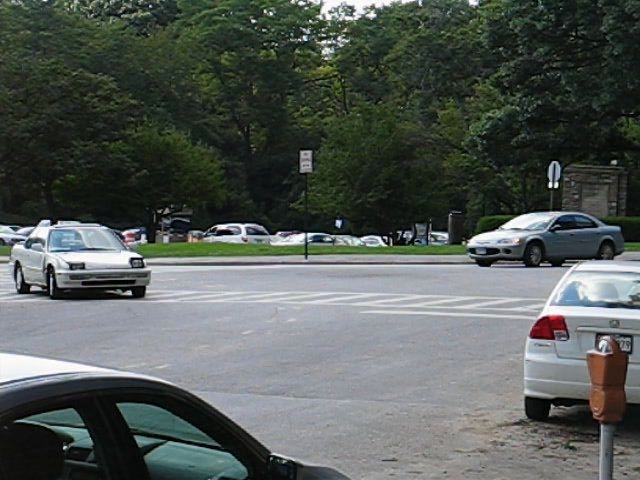
#> input picture frame 3 of hw3/cars5.avi, 640 x 480 px, given in place of SLIDE.avi, which was not available
$ jupyter execute hw3.ipynb   (text cells are left out)
#> lines starting #> are read from the running program, lines starting #| are printed output that depends on the picture; after the words box and inside, x2 and y2 are one past the last pixel; in counts of white or black regions, pixels touching at a corner belong together; pictures that were not available may be replaced by others from this repository, and a replacement may not be noted
[cell 1]
import cv2
import matplotlib
import matplotlib.pyplot as plt
import numpy as np
from scipy.linalg import null_space
from tqdm import tqdm_notebook as tqdm
from scipy.signal import convolve2d

[cell 2]
import platform
print("Python version: ", platform.python_version())
print("Numpy version: ", np.__version__)
import warnings
warnings.filterwarnings("ignore")

[cell 3]
def median_change_dection(name_file, k1, k2):
#> called with name_file = 'SLIDE.avi', k1 = 10, k2 = 20
    cap = cv2.VideoCapture(name_file)
    ret, frame = cap.read()
#> frame is the input picture: shape (480, 640, 3); mean B, G, R 87.4, 91, 84.7
    v_foreground = []
    k1_arr=np.zeros((k1,frame.shape[0],frame.shape[1],frame.shape[2]))
    counter_k1, counter_k2, th= 0 , 0, 0.15
    update=[]
    while cap.isOpened():
        ret, frame = cap.read()
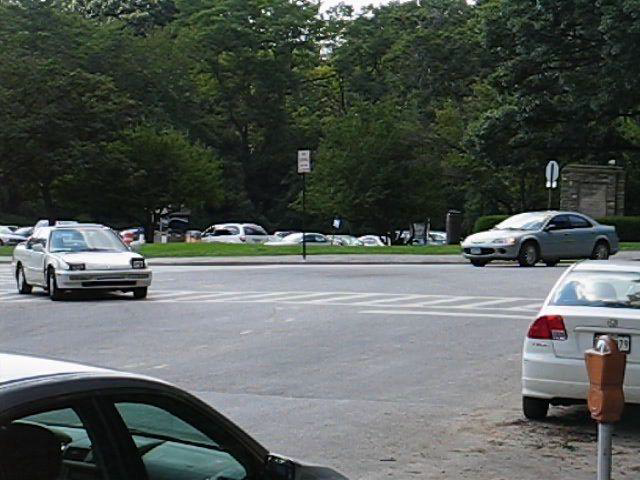
#> input picture frame 4 of hw3/cars5.avi, 640 x 480 px, given in place of SLIDE.avi, which was not available
#> frame is the input picture: shape (480, 640, 3); mean B, G, R 87.3, 90.9, 84.7
        if ret:
            if counter_k1!=k1 or counter_k1==0:
                k1_arr[counter_k1]=frame.copy()
            else:
                med_frame=np.median(k1_arr,axis=0)
                counter_k1=0
            if counter_k2%k2==0 and counter_k2>0:
                update=med_frame.copy()
            elif counter_k2<k2:
                update=frame.copy()
            L,H=update*(1-th),update*(1+th)
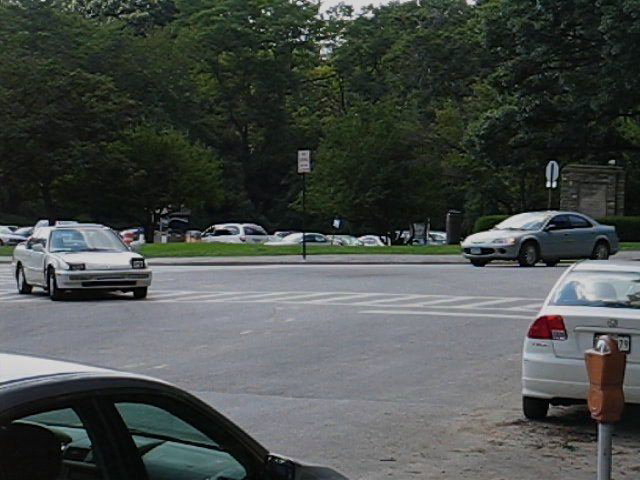
#> L: shape (480, 640, 3) float64; mean B, G, R 74.2, 77.3, 72
            log0=np.logical_and(frame[:,:,0]>=L[:,:,0],frame[:,:,0]<H[:,:,0])
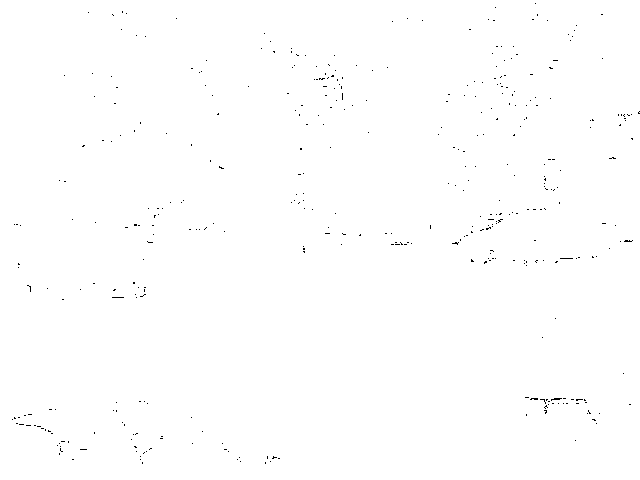
#> log0: shape (480, 640) bool; 99.7% white; black in thin lines or dots
            log1=np.logical_and(frame[:,:,1]>=L[:,:,1],frame[:,:,1]<H[:,:,1])
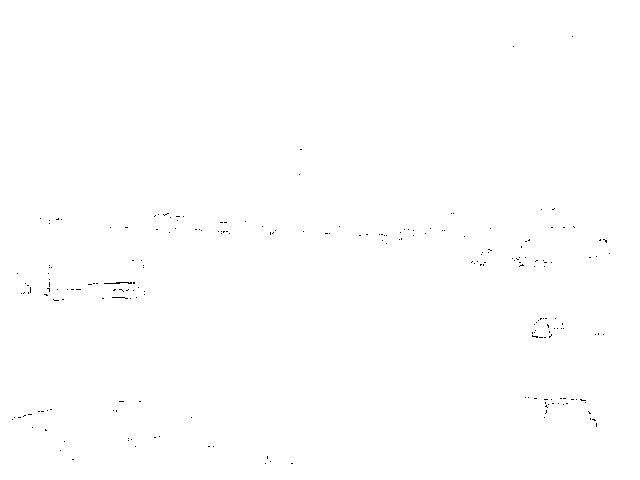
#> log1: shape (480, 640) bool; 99.8% white; black in thin lines or dots, all inside (x1, y1, x2, y2) = (12, 36, 610, 464)
            log2=np.logical_and(frame[:,:,2]>=L[:,:,2],frame[:,:,2]<H[:,:,2])
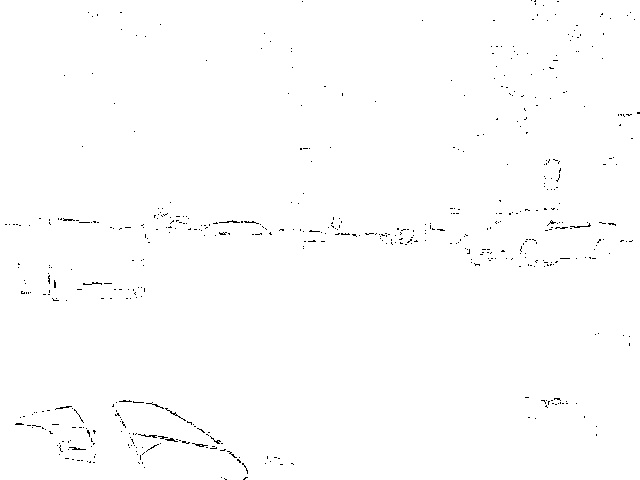
#> log2: shape (480, 640) bool; 99.4% white; black in thin lines or dots
            x,y=np.where(log0|log1|log2)
            frame[x,y,:]=0
#> frame: shape (480, 640, 3); every value is 0
            counter_k1+=1 ;counter_k2+=1
            v_foreground.append(frame.copy())
            cv2.imshow('frame', frame)
            cv2.waitKey(25)
        else:
            break
    cap.release()
    cv2.destroyAllWindows()
    return np.array(v_foreground)

$ run again, starting later in the video
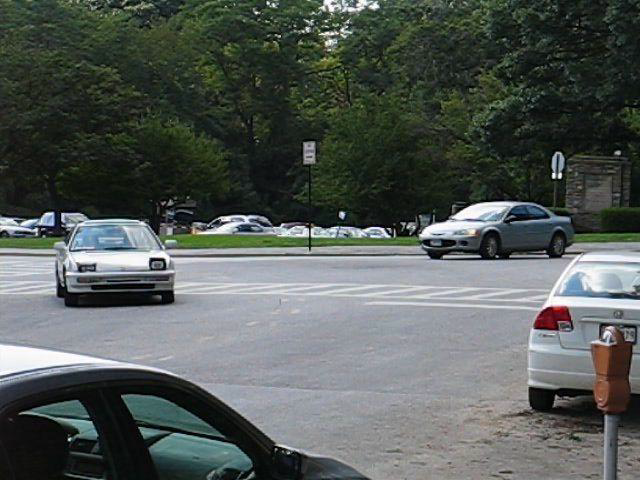
#> input picture frame 16 of hw3/cars5.avi, 640 x 480 px, given in place of SLIDE.avi, which was not available
#> in median_change_dection, frame is the input picture: shape (480, 640, 3); mean B, G, R 86.8, 90.3, 84
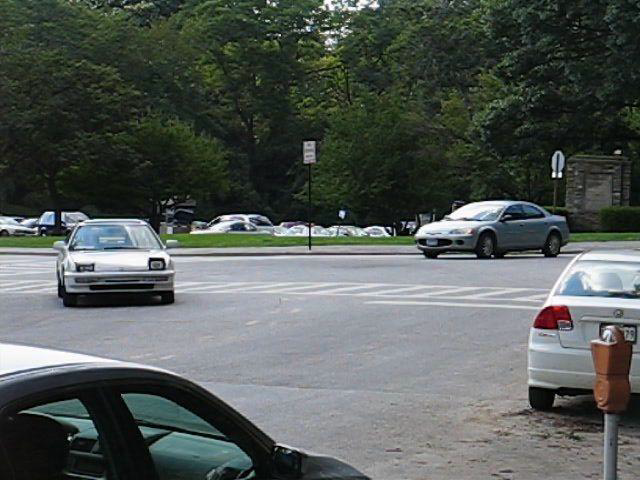
#> input picture frame 17 of hw3/cars5.avi, 640 x 480 px, given in place of SLIDE.avi, which was not available
#> in median_change_dection, frame is the input picture: shape (480, 640, 3); mean B, G, R 86.7, 90.2, 83.9
#> log0: shape (480, 640) bool; 99.7% white; black in thin lines or dots
#> log1: shape (480, 640) bool; 99.9% white; black in thin lines or dots, all inside (x1, y1, x2, y2) = (0, 147, 634, 479)
#> in median_change_dection, `log2=np.logical_and(frame[:,:,2]>=L[:,:,2],frame[:,:,2]<H[:,:,2])`:
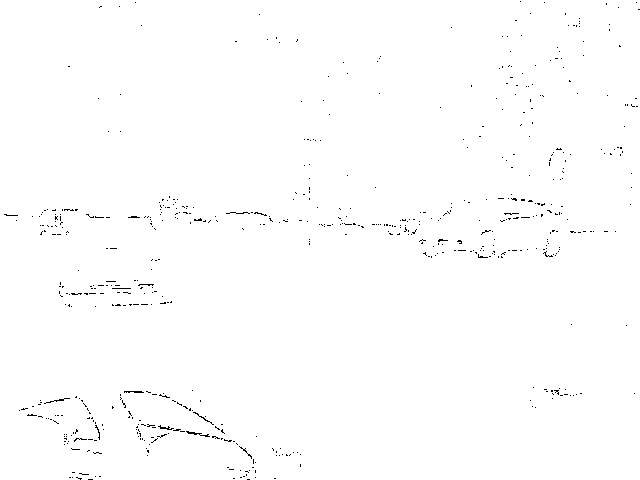
#> log2: shape (480, 640) bool; 99.4% white; black in thin lines or dots
#> frame: shape (480, 640, 3); every value is 0

$ run again, starting later in the video
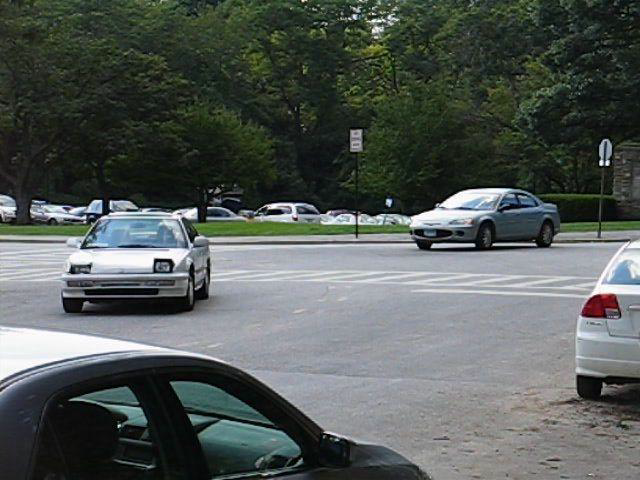
#> input picture frame 28 of hw3/cars5.avi, 640 x 480 px, given in place of SLIDE.avi, which was not available
#> in median_change_dection, frame is the input picture: shape (480, 640, 3); mean B, G, R 86.9, 90.2, 83.8
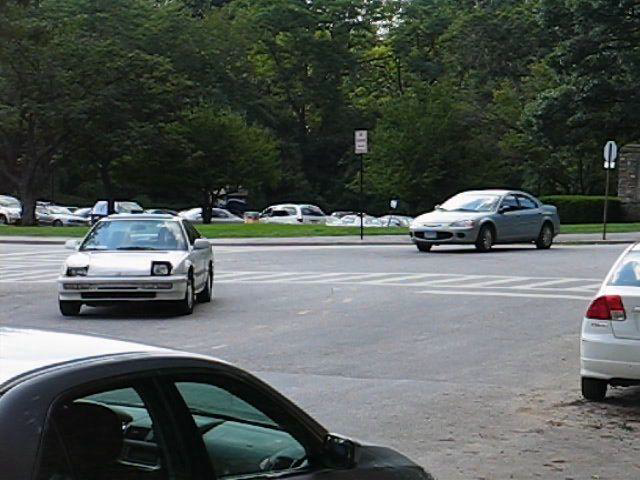
#> input picture frame 29 of hw3/cars5.avi, 640 x 480 px, given in place of SLIDE.avi, which was not available
#> in median_change_dection, frame is the input picture: shape (480, 640, 3); mean B, G, R 86.9, 90.2, 83.7
#> log0: shape (480, 640) bool; 99.7% white; black in thin lines or dots
#> log1: shape (480, 640) bool; 99.9% white; black in thin lines or dots, all inside (x1, y1, x2, y2) = (1, 100, 632, 479)
#> in median_change_dection, `log2=np.logical_and(frame[:,:,2]>=L[:,:,2],frame[:,:,2]<H[:,:,2])`:
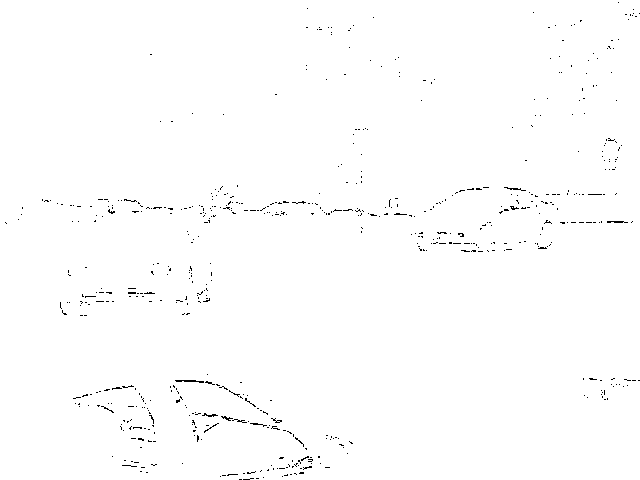
#> log2: shape (480, 640) bool; 99.3% white; black in thin lines or dots
#> frame: shape (480, 640, 3); every value is 0
